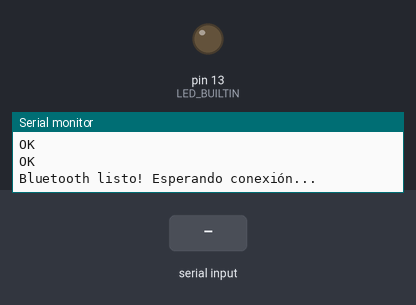
Bench run of a sketch on a simulated Arduino Mega 2560, built with avr-gcc and run on an emulated ATmega2560. On the bench: output pins drawn as LEDs (lit = HIGH), the last lines printed to the serial monitor. The test bench sets the inputs (shaded band). The modem accepts every AT command (registered, SIM ready, sends succeed) and sends nothing else.

Above: at 10.2 s.
10.3 s: "LED=ON" received over the second serial link
At 12.4 s:
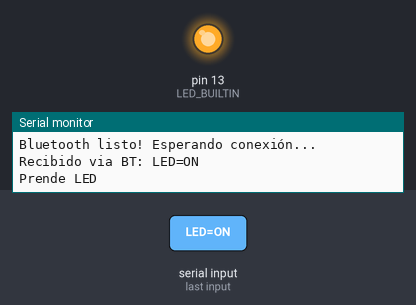
15.2 s: "LED=OFF" received over the second serial link
At 17.3 s:
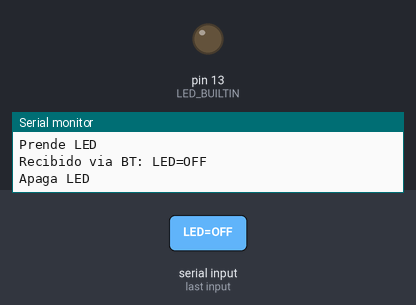
Timing chart, 0 to 18.8 s (numbered marks = the images above; inputs shaded):
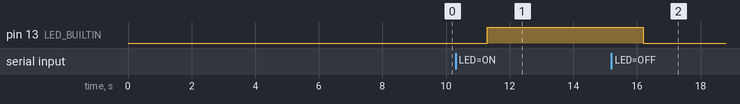

Measured:
- after the input at 10.3 s, pin 13 (LED_BUILTIN): LOW → HIGH after 1.0 s
- after the input at 15.2 s, pin 13 (LED_BUILTIN): HIGH → LOW after 1.0 s

The sketch:

BLELed.ino
```cpp
/* Autor: Ernesto Tolocka (profe Tolocka)
   Fecha creación: 18-2-2025
   Descripción: Controla el led incorporado a través de BT:
     "LED=ON" = Prende el led
    "LED=OFF" = Apaga el led
   Licencia: MIT
*/


// Define pines de TX y RX para Serial2
#define Serial2_RX 5
#define Serial2_TX 4

// Envía un comando AT con timeout
int sendATCommand(String command, int timeout) {
    Serial2.println(command);
    long startTime = millis();
    while (millis() - startTime < timeout * 1000) {
        if (Serial2.available()) {
            String response = Serial2.readString();
            Serial.println (response);
            if (response.indexOf("OK") != -1) {
                return 0; // Respuesta OK recibida
            }
        }
    }
    return 1; // Timeout o respuesta incorrecta
}

void setup() {

  //Salida del LED
  pinMode(LED_BUILTIN, OUTPUT);
  digitalWrite (LED_BUILTIN, LOW);

  // Inicializa los puertos serie
  Serial.begin(115200);
  // Establece pines TX y RX
  Serial2.setRX(Serial2_RX);
  Serial2.setTX(Serial2_TX);
  Serial2.begin(115200);
  delay(5000);

  Serial.println("Configurando Bluetooth...");

  // Asegurar el BT apagado para configurarlo
  sendATCommand ("AT+BLEMODE=9",10);

  // Configurar nombre del dispositivo
  sendATCommand ("AT+BLENAME=ProfeTolocka",10);  //Sólo en OFF

  // UUID
  sendATCommand ("AT+BLESERUUID=495353431e4d4bd9ba6123c647249616",10); //Sólo en OFF

  // Activar BT en modo SLAVE
  sendATCommand ("AT+BLEMODE=0",10);

  //La publicidad está activada por defecto

  Serial.println("Bluetooth listo! Esperando conexión...");

  Serial2.flush();
}

void loop() {

    // Recibir datos desde Bluetooth y enviarlos al Monitor Serie
    if (Serial2.available()) {
        String data = Serial2.readString();
        Serial.print("Recibido via BT: ");
        Serial.println(data);
        if (data.indexOf("LED=ON") != -1) {
          Serial.println ("Prende LED");
            digitalWrite (LED_BUILTIN, HIGH);

        }
        if (data.indexOf("LED=OFF") != -1) {
          Serial.println ("Apaga LED");
            digitalWrite (LED_BUILTIN, LOW);

        }
    }
}
```
